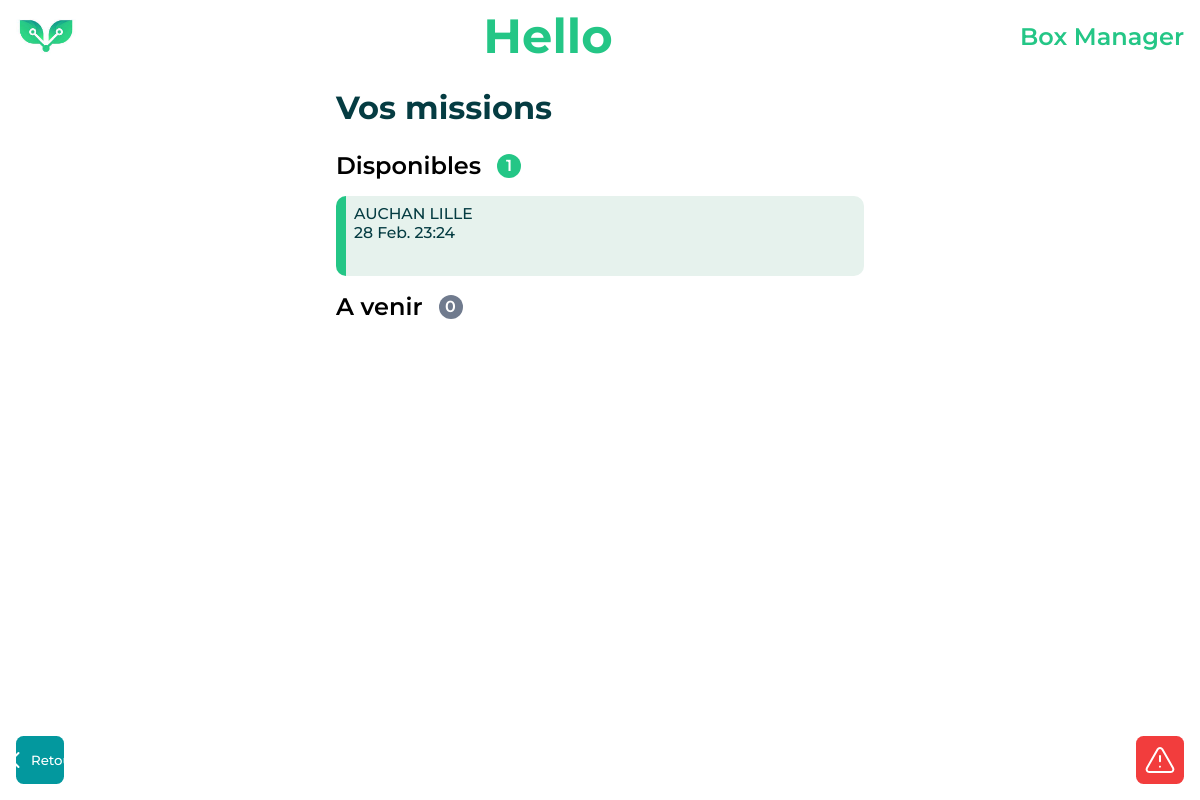
The app's page /missions/ (signed in), older data.
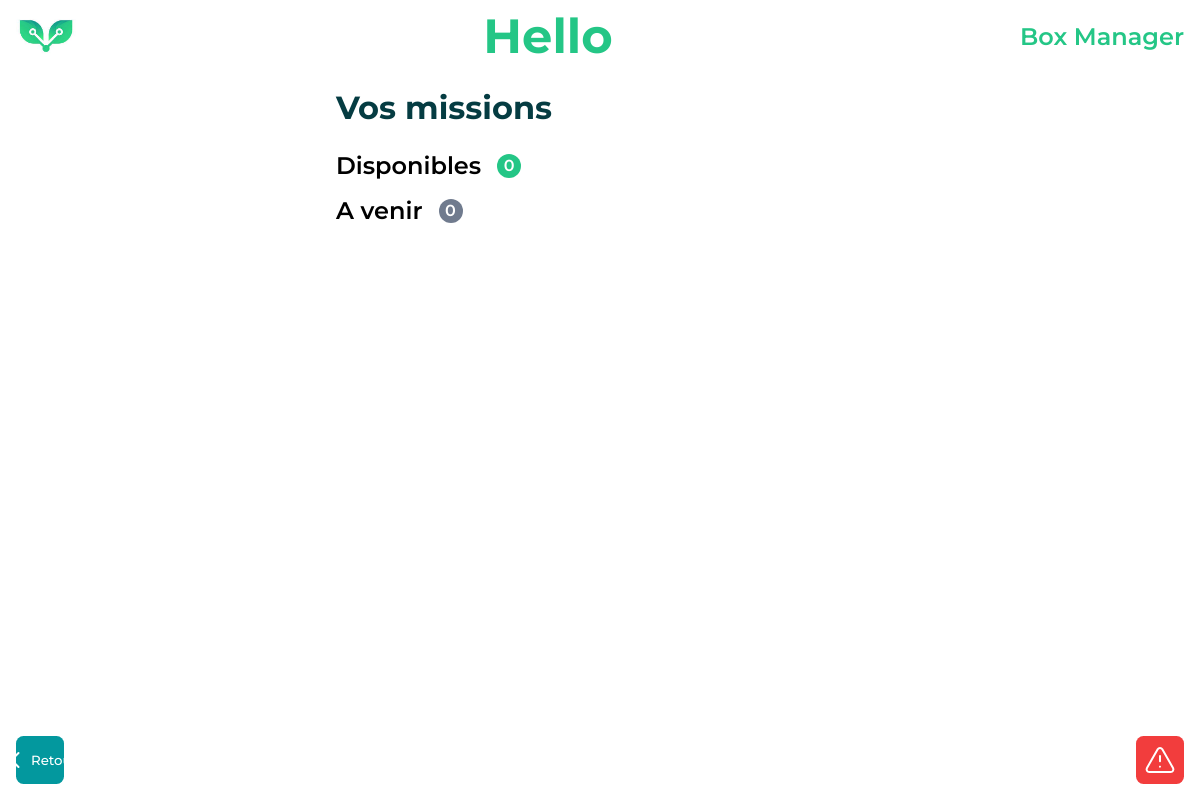
The same page, newer data.
### framework/models.py (models this page shows, shortened)
class Mission(models.Model):
    STATE = {
        ('NA', 'Not Attributed'),
        ('IQ', 'In Queue'),
        ('IP', 'In Process'),
        ('PA', 'Paused'),
        ('CF', 'Conflict'),
        ('FA', 'Failed'),
        ('CO', 'Completed'),
        ('AR', 'Archived'),
    }
    ACTIONS = {
        ('IQ', 'Commencer'),
        ('IP', 'Terminer'),
        ('PA', 'Reprendre'),
        ('CO', 'Complétée'),
    }
    id = models.AutoField(primary_key=True)
    uuid = models.UUIDField(default=uuid.uuid4, editable=False, unique=True)
    technician = models.ForeignKey(Technician, on_delete=SET_NULL, blank=True, null=True)
    terminal = models.ForeignKey(Terminal, on_delete=SET_NULL, blank=True, null=True)
    date = models.DateTimeField('Date de la mission')
    state = models.CharField(max_length=2, choices=STATE, default='NA')
    false_positives = models.IntegerField(default=0)
    @property
    def date_formated(self):
        return self.date.strftime("%d %b. %H:%M")

class Terminal(models.Model):
    uuid = models.UUIDField(default=uuid.uuid4, editable=False, unique=True, primary_key=True)
    display_name = models.CharField(max_length=64)
    adress = models.CharField(max_length=200)
    code = models.CharField(max_length=64)
    STATE = {
        ('ON', 'In Service'),
        ('OFF', 'Offline'),
        ('ERR', 'Error'),
    }
    state = models.CharField(max_length=3, choices=STATE, default='ON')

### framework/views.py (the view)
# urls.py: path('missions/', views.MissionsView.as_view(), name='missions'),
class MissionsView(TemplateView):
    template_name = 'framework/missions.html'
    def get_context_data(self, **kwargs):
        context = super().get_context_data(**kwargs)
        context['missions_week'] = Mission.objects.filter(date__startswith=datetime.date.today())
        context['missions_future'] = Mission.objects.filter(date__gt=datetime.date.today() + datetime.timedelta(days=1)).order_by('date')
        context['missions_count'] = context['missions_week'].count
        context['future_count'] = context['missions_future'].count
        return context

### templates/framework/missions.html (shortened to what this page needs)
{% if user.is_authenticated %}
{% load static %}
<!DOCTYPE html>
<html lang="fr">
  <head>
    <link
      rel="stylesheet"
      href="{% static 'framework/stylesheets/missionsOverview.css' %}"
    />
    <link
      rel="stylesheet"
      href="{% static 'framework/stylesheets/global.css' %}"
    />
  </head>
  <body>
    <header>
      <img src="{% static 'framework/assets/logo.jpg' %}" alt="logo" />
      <h1>Hello </h1>
      <span>Box Manager</span>
    </header>
    <main>
      <h1 class="title">Vos missions</h1>
      <div class="section">
        <div class="section-title">
          <h2>Disponibles</h2>
          <span class="section-bubble">{{ missions_count }}</span>
        </div>
        <div class="container">
          {% for mission in missions_week %}
          <button
            class="box available"
            onclick="location.href = '/mission/{{mission.uuid}}'"
          >
            <div class="elements">
              <h3>{{ mission.terminal.display_name }}</h3>
              <h3>{{ mission.date_formated }}</h3>
            </div>
          </button>
          {% endfor %}
        </div>
        <div class="section">
          <div class="section-title">
            <h2>A venir</h2>
            <span class="section-bubble a">{{ future_count }}</span>
          </div>
        </div>
      </div>
    </main>
    <footer>
      <button class="retour" onclick="goBack()">
        <img
          src="{% static 'framework/assets/arrow-left.svg' %}"
          alt="left-arrow"
        />
        <p>Retour</p>
      </button>
      <button class="signal">
        <img
          src="{% static 'framework/assets/warning-triangle-outline.svg'%}"
          alt="error"
        />
      </button>
    </footer>
  </body>
</html>
{%endif%}

Row changes from the older to the newer data that the page shows:
no longer on this page (row edited): Mission: terminal.display_name "AUCHAN LILLE", date_formated "28 Feb. 23:24"
Text that changed along with them:
{{ missions_count }}: "1" → "0"
